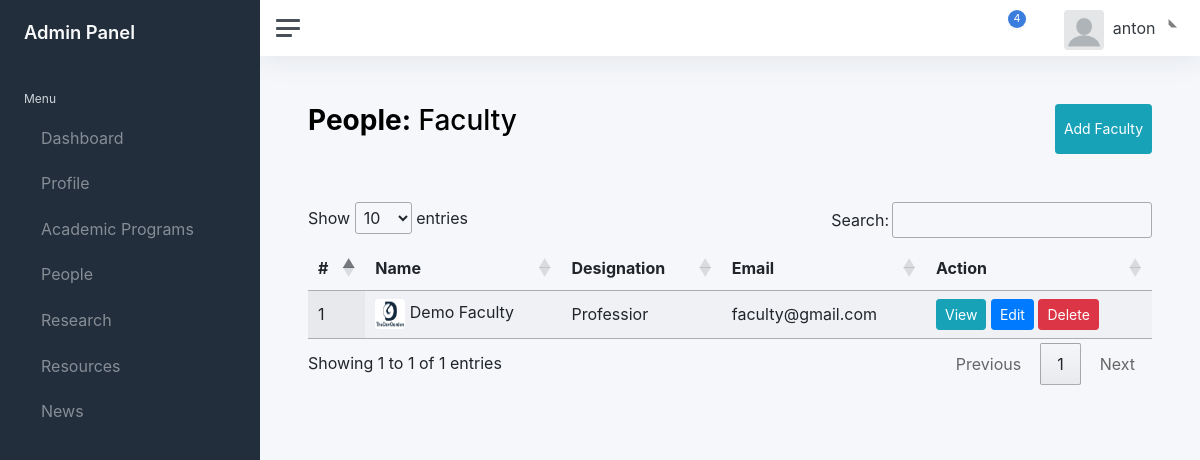
Screenshot of /super-admin/people/all-facultys/ (signed in) with the database file from the repository.
### peopleApp/models.py (models this page shows, shortened)
class faculty(models.Model) :
    name = models.TextField(max_length=100)
    faculty_image = models.ImageField(null=True, blank=True, upload_to="Images/")
    email = models.EmailField(max_length=50)
    designation = models.TextField(max_length=100)
    experience = models.TextField(max_length=100)
    about = models.TextField(max_length=500, null=True)
    url = models.TextField(max_length=100)

### peopleApp/views.py (the view)
@login_required
def faculty(request):
    if request.method == "GET":
        data = all_faculty.objects.all().order_by('name')
        return render(request, 'peopleApp/faculty.html',context={'faculty':data})

### templates/peopleApp/faculty.html (shortened to what this page needs)
{% extends "layouts/admin.html" %}
{% load static %}
{% block links %}
<link rel="stylesheet" href="https://cdn.datatables.net/1.12.1/css/jquery.dataTables.min.css">
{% endblock %}
{% block content %}
<main class="content">
	<div class="container-fluid p-0">
		  <div class="d-flex justify-content-between pb-5">
		  	<h1 class="h3 mb-3"><strong>People:</strong> Faculty</h1>
				<button class="btn btn-sm btn-info" data-toggle="modal" data-target="#facultyModal">Add Faculty</button>
		  </div>
      <div>
						<table id="example" class="display" style="width:100%">
				        <thead>
				            <tr>
				                <th>#</th>
				                <th>Name</th>
				                <th>Designation</th>
				                <th>Email</th>
				                <th>Action</th>
				            </tr>
				        </thead>
				        <tbody>
									{% for value in faculty%}
				            <tr>
				                <td>{{ forloop.counter }}</td>
				                <td>
													<img src="/media/{{ BASIC_DIR }}/{{value.faculty_image}}" alt="" style="height:30px; width:30px; border-radius: 4px; "/>
													{{ value.name}}
												</td>
				                <td>{{ value.designation}}</td>
				                <td>{{ value.email }}</td>
				                <td>
													<a class="btn btn-sm btn-info" href="{% url 'single_faculty' id=value.id %}">View</a>
				                	<button class="btn btn-sm btn-primary">Edit</button>
													<button  data-id="{{ value.id }}" data-page="people/faculty" class="btn btn-sm btn-danger del-btn" data-toggle="modal" data-target="#deleteModal">Delete</button>
				                </td>
				            </tr>
										{% endfor %}
				        </tbody>
				    </table>
      </div>
  </div>
</main>
{% endblock %}

### templates/layouts/admin.html (shortened to what this page needs)
{% load static %}
<!DOCTYPE html>
<html lang="en">
<head>
	<link href="{% static 'css/app.css' %}" rel="stylesheet">
	<link rel="stylesheet" href="https://cdn.jsdelivr.net/npm/bootstrap@4.6.2/dist/css/bootstrap.min.css" >
	{% block links %}
	{% endblock %}
</head>
<body>
	<div class="wrapper">
		<nav id="sidebar" class="sidebar js-sidebar">
			<div class="sidebar-content js-simplebar">
				<a class="sidebar-brand" href="{% url 'dashboard'%}">
          <span class="align-middle">Admin Panel</span>
        </a>
				<ul class="sidebar-nav">
					<li class="sidebar-header">
						Menu
					</li>
					<li class="sidebar-item">
						<a class="sidebar-link" href="{% url 'dashboard'%}">
              				 <span class="align-middle">Dashboard</span>
            			</a>
					</li>
					<li class="sidebar-item">
						<a class="sidebar-link" href="#">
              				 <span class="align-middle">Profile</span>
						</a>
					</li>
					<li class="sidebar-item">
						<a class="sidebar-link" href="#">
              				 <span class="align-middle">Academic Programs</span>
						</a>
					</li>
					<li class="sidebar-item">
						<a class="sidebar-link" href="#" data-bs-toggle="dropdown">
              				 <span class="align-middle">People</span>
						</a>
					</li>
					<li class="sidebar-item">
						<a class="sidebar-link" href="#" data-bs-toggle="dropdown">
              				 <span class="align-middle">Research</span>
						</a>
					</li>
					<li class="sidebar-item">
						<a class="sidebar-link" href="#" data-bs-toggle="dropdown">
              				 <span class="align-middle">Resources</span>
						</a>
					</li>
					<li class="sidebar-item">
						<a class="sidebar-link" href="#">
              				 <span class="align-middle">News</span>
						</a>
					</li>
				</ul>
			</div>
		</nav>
		<div class="main">
			<nav class="navbar navbar-expand navbar-light navbar-bg">
				<a class="sidebar-toggle js-sidebar-toggle">
          <i class="hamburger align-self-center"></i>
        </a>
				<div class="navbar-collapse collapse">
					<ul class="navbar-nav navbar-align">
						<li class="nav-item dropdown">
							<a class="nav-icon dropdown-toggle" href="#" id="alertsDropdown" data-bs-toggle="dropdown">
								<div class="position-relative">
									<span class="indicator">4</span>
								</div>
							</a>
						</li>
						<li class="nav-item dropdown">
							<a class="nav-icon dropdown-toggle" href="#" id="messagesDropdown" data-bs-toggle="dropdown">
							</a>
						</li>
						<li class="nav-item dropdown">
							<a class="nav-link dropdown-toggle d-none d-sm-inline-block" href="#" data-bs-toggle="dropdown">
                <img src=
								"
								{% if userinfo == None %}
										{% static 'img/avatars/download.png' %}
								{% else %}
										/media/{{ BASIC_DIR }}/{{user_info.admin_image}}
								{% endif %}
								"
								 class="avatar img-fluid rounded me-1" alt="Charles Hall" /> <span class="text-dark">{{ user.username }}</span>
              </a>
						</li>
					</ul>
				</div>
			</nav>
		{% block content %}
    	{% endblock %}
		</div>
	</div>
</body>
</html>

### rows the page displays
faculty: faculty_image (picture), name "Demo Faculty", designation "Professior", email "faculty@gmail.com"

### other values shown
{{ user.username }} "anton"
